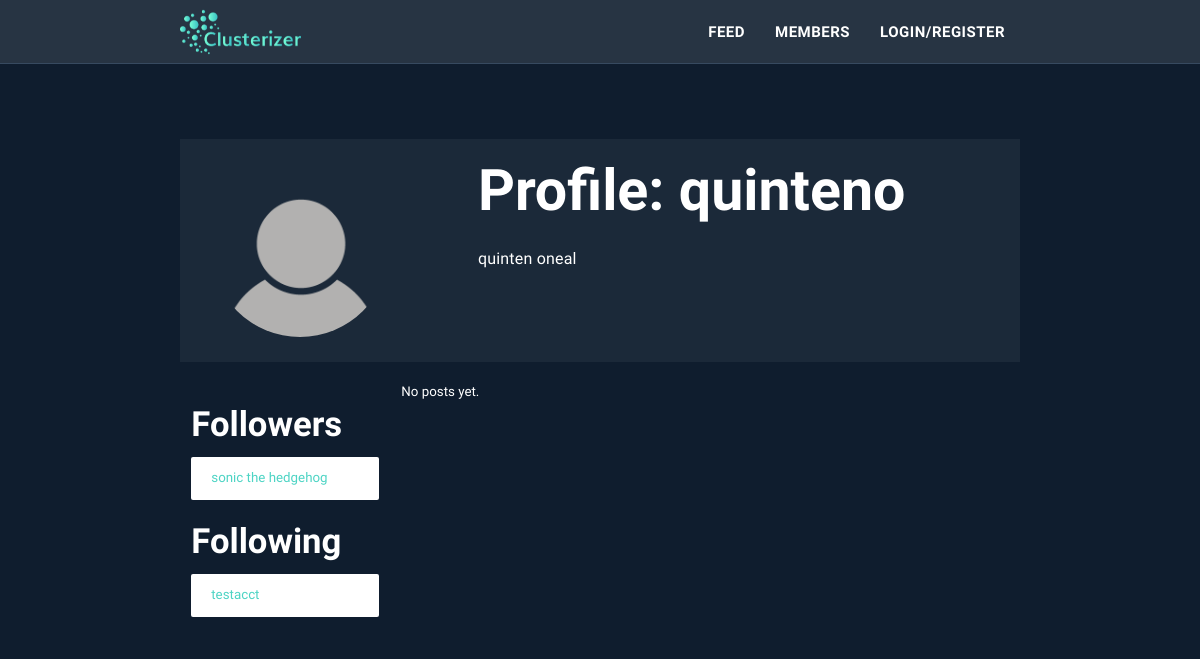
The app's page /profile.php?user=quinteno with its own data.
### tables this page shows
CREATE TABLE `users_alumni` (
  `id` int(10) NOT NULL,
  `username` text NOT NULL,
  `name` varchar(170) NOT NULL,
  `picture` varchar(200) NOT NULL,
  `graduate_year` varchar(4) NOT NULL,
  `major` varchar(50) NOT NULL,
  `field_interests` varchar(500) NOT NULL,
  `bio` varchar(500) NOT NULL,
  `achievements` varchar(200) NOT NULL,
  `facebook` varchar(100) NOT NULL,
  `linkedin` varchar(100) NOT NULL,
  `behance` varchar(100) NOT NULL,
  `codepen` varchar(100) NOT NULL,
  `github` varchar(100) NOT NULL,
  `snapchat` varchar(100) NOT NULL,
  `instagram` varchar(100) NOT NULL,
  `tumblr` varchar(100) NOT NULL,
  `twitter` varchar(100) NOT NULL,
  `skills` varchar(500) NOT NULL,
  `software` varchar(500) NOT NULL,
  `languages` varchar(500) NOT NULL,
  `portfolio_link` varchar(350) NOT NULL,
  `resume_upload` varchar(200) NOT NULL
);

CREATE TABLE `users_student` (
  `id` int(10) NOT NULL,
  `username` text NOT NULL,
  `name` varchar(70) NOT NULL,
  `picture` varchar(200) NOT NULL,
  `school_year` varchar(50) NOT NULL,
  `major` varchar(50) NOT NULL,
  `field_interests` varchar(500) NOT NULL,
  `bio` varchar(500) NOT NULL,
  `achievements` varchar(200) NOT NULL,
  `facebook` varchar(100) NOT NULL,
  `linkedin` varchar(100) NOT NULL,
  `behance` varchar(100) NOT NULL,
  `codepen` varchar(100) NOT NULL,
  `github` varchar(100) NOT NULL,
  `snapchat` varchar(100) NOT NULL,
  `instagram` varchar(100) NOT NULL,
  `tumblr` varchar(100) NOT NULL,
  `twitter` varchar(100) NOT NULL,
  `skills` varchar(500) NOT NULL,
  `software` varchar(500) NOT NULL,
  `languages` varchar(500) NOT NULL,
  `organizations` varchar(500) NOT NULL,
  `portfolio_link` varchar(350) NOT NULL,
  `resume_upload` varchar(200) NOT NULL
);

CREATE TABLE `users_professor` (
  `id` int(10) NOT NULL,
  `username` text NOT NULL,
  `name` varchar(100) NOT NULL,
  `picture` varchar(200) NOT NULL,
  `career_field` varchar(150) NOT NULL,
  `committee` varchar(250) NOT NULL,
  `research` varchar(500) NOT NULL,
  `bio` varchar(500) NOT NULL,
  `achievements` varchar(300) NOT NULL,
  `linkedin` varchar(200) NOT NULL,
  `facebook` varchar(200) NOT NULL,
  `behance` varchar(200) NOT NULL,
  `codepen` varchar(200) NOT NULL,
  `github` varchar(200) NOT NULL,
  `snapchat` varchar(100) NOT NULL,
  `instagram` varchar(100) NOT NULL,
  `tumblr` varchar(100) NOT NULL,
  `twitter` varchar(100) NOT NULL,
  `email` varchar(100) NOT NULL
);

### profile.php (the view, shortened to what this page needs)
<?php include("header.php"); ?>
<div class="container profile">
<?php
	include("php/connect.php");
	$currentUser = $_GET["user"];
	$sql = "SELECT type FROM users_master WHERE username = '$currentUser'";
	$result = mysqli_query($connection, $sql);
	while ($row = mysqli_fetch_array($result)) {
		$type = "users_" . $row["type"];
		$sqlSort = "SELECT * FROM " . $type . " WHERE username = '$currentUser'";
		$update = mysqli_query($connection, $sqlSort);
		while ($row = mysqli_fetch_array($update)) {
			$about = $row["bio"];
			?>
			<div class="row main">
				<div class="col s3">
					<?php
					if (empty($row['picture'])) {
						echo "<img src='img/default.png' class='prof_pic' alt='default'>";
					} else {
						echo "<img src='img/".$row['picture']."' class='prof_pic' alt='default'>";
					}
					?>
				</div>
				<div class="col s1"></div>
				<div class="col s8">
					<h1>Profile: <?php echo $currentUser; ?></h1>
					<p class="about"><?php echo $about; ?></p>
				</div>
			</div>
			<div class="row">
				<div class="col m3">
					<h4>Followers</h3>
						<?php include("php/get-followers.php"); ?>
					<h4>Following</h4>
						<?php include("php/get-following.php"); ?>
				</div>
				<div class="col m9">
					<?php include("php/get-posts-profile.php"); ?>
				</div>
			</div>
			<?php
    }
  }
?>
</div>
<?php include("footer.php"); ?>

### php/get-followers.php (shortened to what this page needs)
<?php
	include("connect.php");
	$userId = $_SESSION['latestProfileID'];
	$sql = "SELECT * FROM users_following WHERE followerID = '$userId'";
	$result = mysqli_query($connection, $sql);
	if ($result->num_rows > 0) {
		echo "<div class='collection followers'>";
		while($row = $result->fetch_assoc()) {
			$following = $row["followingID"];
			$sql = "SELECT type FROM users_master WHERE id = '$following'";
			$result = mysqli_query($connection, $sql);
			while($row = $result->fetch_assoc()) {
				$type = $row["type"];
				switch($type) {
					case "student":
						$sqlSort = "SELECT username, name FROM users_student WHERE id = '" . $following . "'";
						break;
				}
				$resultTwo = mysqli_query($connection, $sqlSort);
				while($rowTwo = $resultTwo->fetch_assoc()) {
					echo "<a href='profile.php?user=" . $rowTwo["username"] . "' class='collection-item'>" . $rowTwo["name"] . "</a>";
				}
			}
		}
		echo "</div>";
	} else {
		echo "0 followers";
	}
?>

### php/get-following.php (shortened to what this page needs)
<?php
	include("connect.php");
	$userId = $_SESSION['latestProfileID'];
	$sql = "SELECT * FROM users_following WHERE followingID = '$userId'";
	$result = mysqli_query($connection, $sql);
	if ($result->num_rows > 0) {
		echo "<div class='collection followers'>";
		while($row = $result->fetch_assoc()) {
			$following = $row["followerID"];
			$sql = "SELECT type FROM users_master WHERE id = '$following'";
			$result = mysqli_query($connection, $sql);
			while($row = $result->fetch_assoc()) {
				$type = $row["type"];
				switch($type) {
					case "professor":
						$sqlSort = "SELECT username, name FROM users_professor WHERE id = '" . $following . "'";
						break;
				}
				$resultTwo = mysqli_query($connection, $sqlSort);
				while($rowTwo = $resultTwo->fetch_assoc()) {
					echo "<a href='profile.php?user=" . $rowTwo["username"] . "' class='collection-item'>" . $rowTwo["name"] . "</a>";
				}
			}
		}
		echo "</div>";
	} else {
		echo "0 followers";
	}
?>

### php/get-posts-profile.php
<?php
	include("connect.php");
	$userId = $_SESSION['latestProfileID'];
	$sql = "SELECT * FROM post_master WHERE user_id = '" . $userId . "'";
	$result = mysqli_query($connection, $sql);
	if ($result->num_rows > 0) {
		echo "<div class='col s12'>
						<div class='row'>";
		while($row = $result->fetch_assoc()) {
			$type = $row["type"];
			switch($type) {
				case "student":
					$sqlSort = "SELECT username, name, picture FROM users_student WHERE id = '" . $userId . "'";
					break;
				case "professor":
					$sqlSort = "SELECT username, name, picture FROM users_professor WHERE id = '" . $userId . "'";
					break;
				case "employer":
					$sqlSort = "SELECT username, company_name, picture FROM users_employer WHERE id = '" . $userId . "'";
					break;
				case "alumni":
					$sqlSort = "SELECT username,name, picture FROM users_alumni WHERE id = '" . $userId . "'";
					break;
			}
			$resultTwo = mysqli_query($connection, $sqlSort);
			while($rowTwo = $resultTwo->fetch_assoc()) {
				$name = $rowTwo["name"];
				$username = $rowTwo["username"];
				$picture = $rowTwo["picture"];
				if (empty($rowTwo['picture'])) {
					$picture = "img/default.png";
				} else {
					$picture = "img/" . $rowTwo["picture"];
				}
			}
			echo "<div class='col s12'>
				<div class='card'>
					<div class='card-content part-width'>
						<ul class='collection'>
							<li class='collection-item avatar'>
								<img src='" . $picture . "' class='circle'>
								<span class='title'>" . $name . "</span>
								<p>Posted: " . $row["time_posted"] . "</p>
							</li>
						</ul>
						<div class='card-content-img'>";
						echo "<img src='img/" . $row["picture"] . "'>
						</div>
						<div class='card-content-inner'>
							<p>" . $row["comment"] . "</p>
						</div>
						<div class='clear'></div>
					</div>
				</div>
			</div>";
		}
		echo "</div></div>";
	} else {
		echo "No posts yet.";
	}
?>

### css/style.css (style rules this page uses)
body { font-family: 'Muli', sans-serif; font-weight: 400; font-size: 10pt; background-color: #0F1D2E; color: #FFF; }
h1, h2, h3, h4, h5, h6 { font-weight: 700; font-family: 'Muli', serif; color: #FFF; }
h1 { margin-top: 0px; font-size: 43pt; }
h4 { font-size: 26pt; }
.profile .about { font-size: 16px; font-weight: 300; letter-spacing: .2px; }
.profile img { width: 100%; border-radius: 500px; }
.profile .main { background-color: rgba(255, 255, 255, 0.05); padding: 20px; }
.container { margin-top: 75px; }
.collection { border: 0; margin-top: 0; }

### records on screen
users_alumni: bio "quinten oneal"
users_student: name "sonic the hedgehog"
users_professor: name "testacct"
